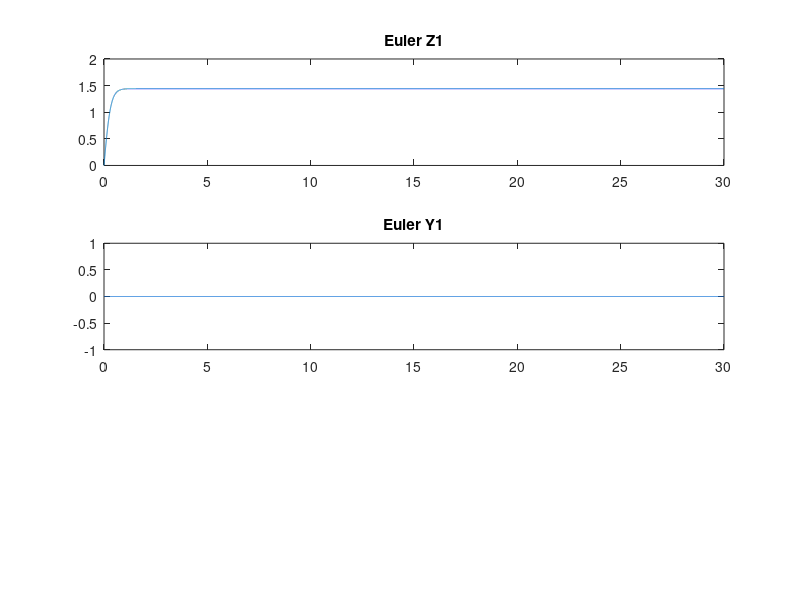
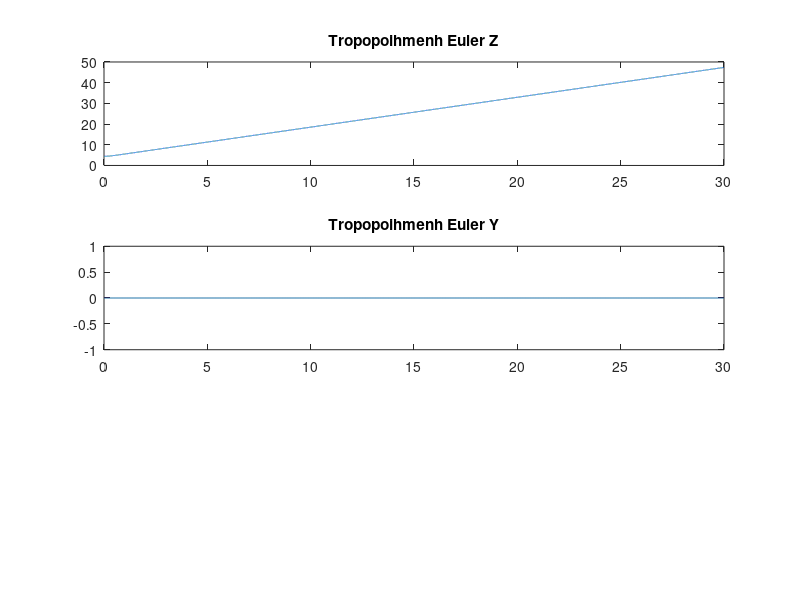

The MATLAB source for these figures, in order:
%DEDOMENA

M=1;
Iz=0.08;
g=9.81;
am=4410;

zTonos=0;  %z'(0)=0
yTonos=0;  %y'(0)=0

%arxikes sunthikes

fz= M*g + (am/1000);
tz=0;
z0= am/1000;
y0=0;
Cz= 3-(am/5000); %2.
Cy= 5+(am/5000);

%erwthma b dedomena

h=0.001;
t=0:h:30;

% z1  = z                      ara z1 = z(0)
% z2  = z1' = z' = f1(t,z1,z2) ara z2 = z'(0)
% z2' = z'' =      f2(t,z1,z2) 
%z1 = z0;
%z2 = z0tonos;

z1(1)= z0;
z2(1)= zTonos;

% y1  = y                      ara y1 = y(0)
% y2  = y1' = y' = g1(t,y1,y2) ara y2 = y'(0)
% y2' = y'' =      g2(t,y1,y2) 
%y1 = y0;
%y2 = y0tonos=0;

y1(1)= y0;
y2(1)= yTonos;

%f1=@(t,z1,z2) (z2);
%f2=@(t,z1,z2) ((fz-(g.*M)-Cz.*(abs(z2).*z2))./M);
%g1=@(t,y1,y2) (y2);
%g2=@(t,y1,y2) ((tz-Cy.*abs(y2).*y2)./Iz);      

% metraei apo 1-30 kai oxi apo 0-29 pou tha thelame, afou tha eprepe na einai n+1=30
% auto ginetai giati to octave dn afhnei na arxikopoihsoume timh z1(0)
% epeidh theloume vhma 0,001 kai n prepei na einai akeraios arithmos
% to panw orio ths for tha einai 30*1000=30000 me vhma 1  

%f1m = @f1;
%f2m = @f2;
%g1m = @g1;
%g2m = @g2;
% Euler gia Z kai Y
function f1a = f1(t,z1,z2)
  f1a = z2;
end
function f2a = f2(t,z1,z2)
  M = 1;
  g=9.81;
  am = 4410;
  fz= M*g + (am/1000);
  Cz= 3-(am/5000);
  f2a = (fz-(g*M)-Cz*(abs(z2)*z2))./M;
end
function g1a = g1(t,y1,y2)
  g1a = y2;
end
function g2a = g2(t,y1,y2)
  tz=0;
  am = 4410;
  Cy= 5+(am/5000);
  Iz=0.08;
  g2a = (tz-Cy.*abs(y2).*y2)./Iz;
end

%euler  
for n=1:1:30000;
  z1(n+1)= z1(n)+ h*(f1(t(n),z1(n),z2(n)));  %den xreiazetai h parenthesh meta to h kai prin to f
  z2(n+1)= z2(n)+ h*(f2(t(n),z1(n),z2(n)));
  
  y1(n+1)= y1(n)+ h*(g1(t(n),y1(n),y2(n)));
  y2(n+1)= y2(n)+ h*(g2(t(n),y1(n),y2(n)));
endfor

figure(1);

% grafikh gia Z1
subplot(311);
plot(t,z2);
title('Euler Z1');

% grafikh gia Y1
subplot(312);
plot(t,y1);
title('Euler Y1');

% tropopoihmenh Euler arxikes sunthikes
z1trop(1)= z0;
z2trop(1)= zTonos;
y1trop(1)= y0;
y2trop(1)= yTonos;

% tropopoihmenh Euler gia Z kai Y
for n=1:1:30000;
  z1trop(n+1)= z1trop(n)+ h*f1(t(n)+h/2,z1trop(n)+h/2,z2trop(n)+h/2*f2(t(n),z1trop(n),z2trop(n)));
  z2trop(n+1)= z2trop(n)+ h*f2(t(n)+h/2,z1trop(n)+h/2,z2trop(n)+h/2*f2(t(n),z1trop(n),z2trop(n)));
  y1trop(n+1)= y1trop(n)+ h*g1(t(n)+h/2,y1trop(n)+h/2,y2trop(n)+h/2*g2(t(n),y1trop(n),y2trop(n)));
  y2trop(n+1)= y2trop(n)+ h*g2(t(n)+h/2,y1trop(n)+h/2,y2trop(n)+h/2*g2(t(n),y1trop(n),y2trop(n)));
endfor

figure(2);

% grafikh gia Z tropopoihmenh
subplot(311);
plot(t,z1trop);
title('Tropopoihmenh Euler Z');

% grafikh gia Y tropopoihmenh
subplot(312);
plot(t,y1trop);
title('Tropopoihmenh Euler Y');


